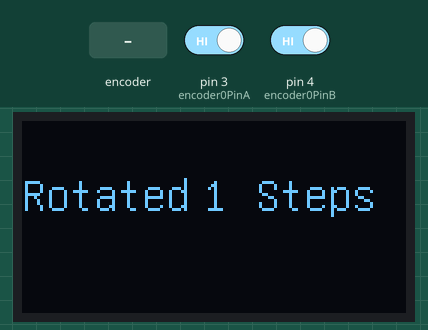
Recording of a sketch running on a simulated Arduino Uno, built with avr-gcc and run on an emulated ATmega328P. Shown: 128×64 one-colour display. Inputs (shaded band) come from the test bench; at power-on: pin 3 (encoder0PinA) HIGH, pin 4 (encoder0PinB) HIGH. What the sketch prints to the serial monitor is not drawn.

Above: at 1.2 s.
1.3 s: rotary encoder on pin 3 (encoder0PinA) / pin 4 (encoder0PinB) turned 3 steps (first pin leading)
At 3.1 s:
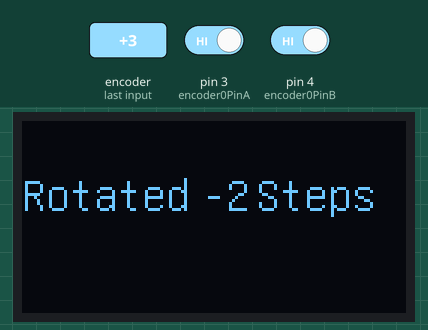
3.4 s: rotary encoder on pin 3 (encoder0PinA) / pin 4 (encoder0PinB) turned 1 step (first pin leading)
5.1 s: rotary encoder on pin 3 (encoder0PinA) / pin 4 (encoder0PinB) turned 1 step (first pin leading)
At 5.8 s:
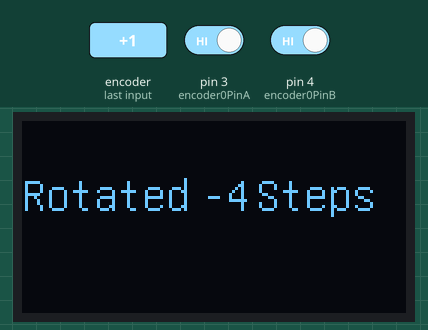
Timing chart, 0 to 8.1 s (numbered marks = the images above; inputs shaded):
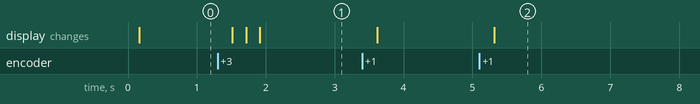

Measured:
- after the input at 1.3 s, the display: first changes after 0.22 s (image 1 shows a later state)
- after the input at 5.1 s, the display: changes after 0.22 s (image 2)

The sketch:

Rotary_encoder_oled_display.ino
```cpp
#include "U8glib.h"
int val;
int encoder0PinA = 3;
int encoder0PinB = 4;
int encoder0Pos = 0;
int encoder0PinALast = LOW;
int n = LOW;

U8GLIB_SH1106_128X64 u8g(13, 11, 10, 9, 8);  // D0=13, D1=11, CS=10, DC=9, Reset=8

const uint8_t brainy_bitmap[] PROGMEM = {
 0x00, 0x00, 0x03, 0xB0, 0x00, 0x00, 0x00, 0x00, 0x07, 0xFC, 0x00, 0x00, 0x00, 0x00, 0x0C, 0x46,
0x00, 0x00, 0x00, 0x00, 0xFC, 0x47, 0xC0, 0x00, 0x00, 0x01, 0xCE, 0x4C, 0x60, 0x00, 0x00, 0x03,
0x02, 0x58, 0x30, 0x00, 0x00, 0x03, 0x02, 0x58, 0x10, 0x00, 0x00, 0x02, 0x02, 0x58, 0x18, 0x00,
0x00, 0x03, 0x06, 0x4C, 0x18, 0x00, 0x00, 0x07, 0x04, 0x44, 0x18, 0x00, 0x00, 0x0D, 0x80, 0x40,
0x3C, 0x00, 0x00, 0x09, 0xC0, 0x40, 0xE6, 0x00, 0x00, 0x18, 0x78, 0x47, 0xC2, 0x00, 0x00, 0x18,
0x0C, 0x4E, 0x02, 0x00, 0x00, 0x1F, 0x86, 0x4C, 0x7E, 0x00, 0x00, 0x0E, 0xC6, 0xE8, 0xEE, 0x00,
0x00, 0x18, 0x43, 0xF8, 0x82, 0x00, 0x00, 0x10, 0x06, 0x4C, 0x03, 0x00, 0x00, 0x30, 0x0C, 0x46,
0x01, 0x00, 0x00, 0x30, 0x18, 0x46, 0x01, 0x00, 0x00, 0x10, 0x18, 0x43, 0x03, 0x00, 0x00, 0x18,
0x10, 0x43, 0x03, 0x00, 0x00, 0x1C, 0x70, 0x41, 0x86, 0x00, 0x00, 0x0F, 0xE0, 0x40, 0xFE, 0x00,
0x00, 0x09, 0x1E, 0x4F, 0x06, 0x00, 0x00, 0x08, 0x30, 0x43, 0x86, 0x00, 0x00, 0x0C, 0x20, 0x41,
0x86, 0x00, 0x00, 0x06, 0x60, 0x40, 0x8C, 0x00, 0x00, 0x07, 0x60, 0x40, 0xB8, 0x00, 0x00, 0x01,
0xE0, 0x41, 0xF0, 0x00, 0x00, 0x00, 0x38, 0xE3, 0x00, 0x00, 0x00, 0x00, 0x0F, 0xBE, 0x00, 0x00,
0x00, 0x00, 0x00, 0x00, 0x00, 0x00, 0x1F, 0xCF, 0x82, 0x0C, 0x86, 0x46, 0x1F, 0xEF, 0xC3, 0x0C,
0xC6, 0xEE, 0x1C, 0xEC, 0xC7, 0x0C, 0xE6, 0x7C, 0x1C, 0xED, 0x8D, 0x8C, 0xFE, 0x38, 0x1C, 0xED,
0x8D, 0xCC, 0xDE, 0x38, 0x1D, 0xCD, 0xDF, 0xCC, 0xCE, 0x38, 0x1F, 0x8C, 0xF8, 0xEC, 0xC6, 0x38,
0x1F, 0xEC, 0x08, 0x0C, 0xC2, 0x18, 0x1C, 0xEC, 0x00, 0xC0, 0x00, 0x00, 0x1C, 0xFD, 0xFB, 0xC0,
0x00, 0x00, 0x1C, 0xFC, 0x63, 0x00, 0x00, 0x00, 0x1C, 0xEC, 0x63, 0xC0, 0x00, 0x00, 0x1F, 0xEC,
0x60, 0xC0, 0x00, 0x00, 0x1F, 0xCC, 0x63, 0xC0, 0x00, 0x00, 0x1F, 0x0C, 0x63, 0x00, 0x00, 0x00,
0x00, 0x00, 0x00, 0x00, 0x00, 0x00, 0x00, 0x00, 0x00, 0x00, 0x00, 0x00, 0x28, 0x2B, 0x4F, 0x67,
0x42, 0x38, 0x7B, 0xEA, 0x86, 0xB2, 0x28, 0xC7,

};

void draw(void) {
 // u8g.drawBitmapP( 76, 5, 6, 50, brainy_bitmap);  // put bitmap
  u8g.setFont(u8g_font_unifont);  // select font
 u8g.drawStr(0, 30, "Rotated");  // put string of display at position X, Y
  //u8g.drawStr(0, 50, "Hum: ");
  u8g.setPrintPos(60, 30);  // set position
  u8g.print(encoder0Pos);  // display temperature from DHT11
  u8g.drawStr(78, 30, "Steps ");
 // u8g.setPrintPos(44, 50);
//  u8g.print(encoder0Pos * 10);  // display humidity from DHT11
 // u8g.drawStr(65, 50, "% ");
}

void setup(void) {
    pinMode (encoder0PinA, INPUT);
  pinMode (encoder0PinB, INPUT);
  Serial.begin (9600);
}

void loop(void) {
  n = digitalRead(encoder0PinA);
  if ((encoder0PinALast == LOW) && (n == HIGH)) {
    if (digitalRead(encoder0PinB) == LOW) {
      encoder0Pos--;
    } else {
      encoder0Pos++;
    }
    u8g.firstPage();
  do {
    draw();
  } while( u8g.nextPage() );

    Serial.println (encoder0Pos);
   // Serial.print ("/");
  }
  encoder0PinALast = n;


 // delay(5000);  // Delay of 5sec before accessing DHT11 (min - 2sec)
}
```
